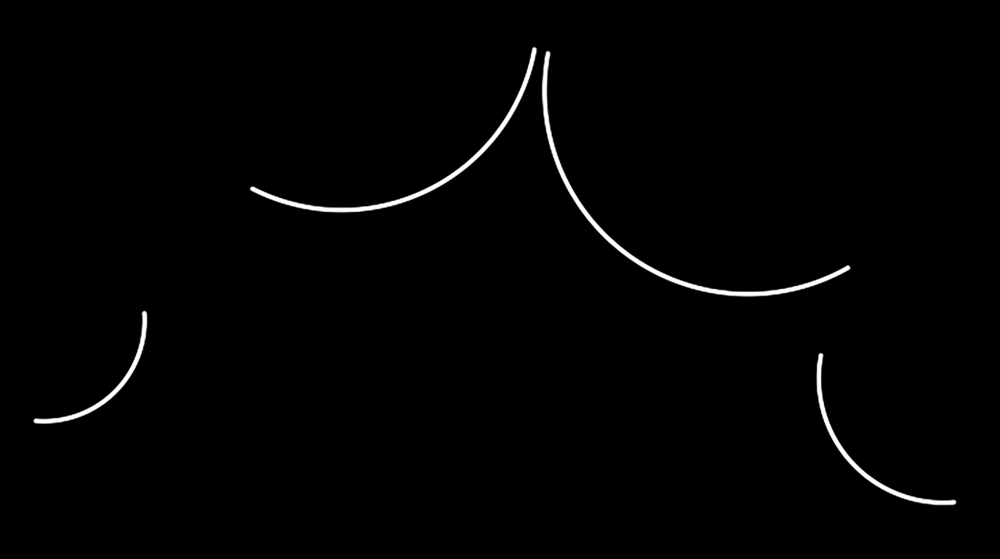
#> input picture code/visual/lidar/RPLIDAR-A1M8/Lidar_Nano/Test_Image/8.jpg, 2000 x 1117 px (shown at 1/2 size)
$ python -i CircleCatcher_HoughStaticSimple.py   (imports and definitions only)
#> lines starting #> are read from the running program, lines starting #| are printed output that depends on the picture; after the words box and inside, x2 and y2 are one past the last pixel; in counts of white or black regions, pixels touching at a corner belong together
#> further down, picture is the input picture: shape (1117, 2000, 3); min 0, max 255, mean 2.6
import cv2
import numpy as np
import serial  # python串口库
import serial.tools.list_ports
import time
import math
from skimage import morphology

# 图幅大小
img_xsize = 2400  # 一种可能更快的方式是不创建图，而是导入图。不清楚创建大背景图（本质是创建numpy数组）是不是很快。
img_ysize = 1200
# 绘点大小
point_r = 17  # 所绘制点的半径大小（重要参数，值得调整，是大还是小？其大小直接决定了精度上限）
# 串口参数
lidar_com_name = "/dev/ttyUSB0"  # 雷达模块串口号,字符串格式。换不同USB接口这个名称要改。
lidar_baudrate = 115200  # 根据对方波特率改或者让对方改成这个。
mpu_com_name = "/dev/ttyTHS1"
mpu_baudrate = 115200
# Hough参数（lagori大小：500mm、425mm、350mm、275mm 和200mm）（关键参数，认真调整）
MinDist = 110  # 两个圆直接的最短距离，两个lagori最近为100+137.5=237.5，设置了20左右裕量。
Param1 = 50  # 传递给 canny 边缘检测算子的高阀值，而低阀值为高阀值的一半。一般固定为50就行。
Param2 = 9  # 它越小，可以检测到更多的假圆。它越大，能通过检测的圆就更加接近完美的圆形。##————最核心—————##
MinRadius = 80  # 圆最小的半径，lagori最小半径为100，留有20裕量
MaxRadius = 270  # 圆最大的半径，lagori最大半径为250，留有20裕量
# 雷达扫描区域限制(限定好区域，可以进一步缩小图幅大小）
left_bound = 270
right_bound = 90
# 误差纠正参数（雷达距车中心距离，单位mm）
Ly = 1
Lx = 0


# 定义雷达控制类：雷达串口配置与连接、雷达启动/停止、测量角度/距离的函数。
class LidarControl(object):
    # 初始化雷达类时必须强制配置好雷达串口(包括串口号）
    # [49 lines left out: functions __init__, LidarSerial_Connect, not called in this run]

    # 关闭雷达串口
    def LidarSerial_Close(self):
        self.LidarCom.close()

    # 开启雷达扫描
    # [74 lines left out: functions LidarStart, LidarStop, LidarMeasure, not called in this run]


class ComCreator(serial.Serial):
    # 强制配置好串口(包括串口号）
    # [56 lines left out: functions __init__, Serial_Connect, Serial_Close, LidarInit, MpuComInit, not called in this run]


# 利用点云数据绘制小短线，用以尝试构造连贯的圆弧。
def DrawStub():
    pass


# 利用点云数据绘散点圆
# [9 lines left out: function DrawPoint, not called in this run]


# 骨架提取(保证输入图像连贯）
def Skeleton(img_sk):
    #  二值化
    _, binary = cv2.threshold(img_sk, 200, 255, cv2.THRESH_BINARY)
#> binary: shape (1117, 2000, 3); 0.87% white; 4 white regions, box (x1, y1, x2, y2) and area: (1085, 103, 1700, 592) 7230, (501, 95, 1072, 424) 5759, (1634, 707, 1912, 1009) 3611, (68, 623, 293, 847) 2740
    binary[binary == 255] = 1
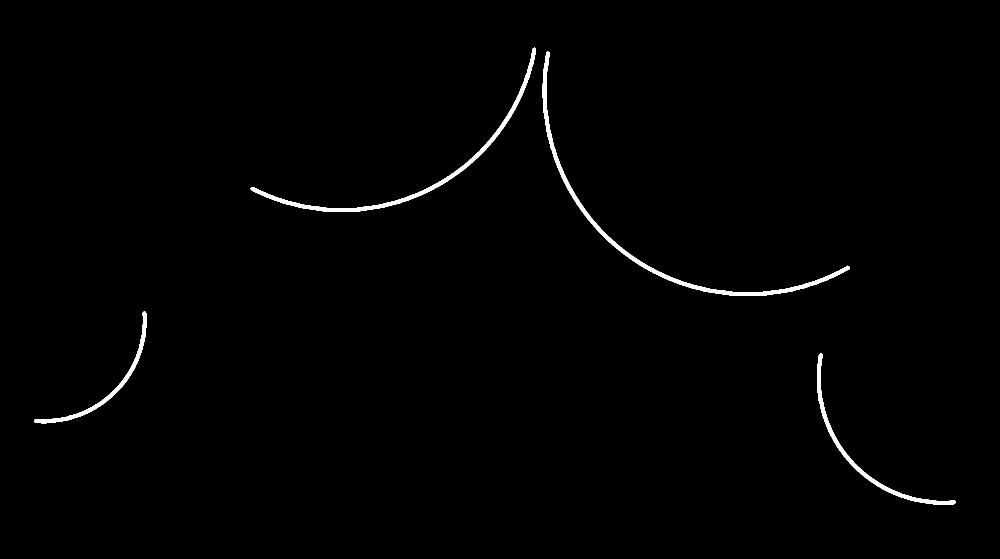
#> binary: shape (1117, 2000, 3) (shown at 1/2 size); values 0 (black) and 1 (white), 0.87% white; 4 white regions, box (x1, y1, x2, y2) and area: (1085, 103, 1700, 592) 7230, (501, 95, 1072, 424) 5759, (1634, 707, 1912, 1009) 3611, (68, 623, 293, 847) 2740
    # 骨架提取
    skeleton_in = morphology.skeletonize(binary)
    skeleton_in = skeleton_in.astype(np.uint8) * 255
    skeleton_in = cv2.morphologyEx(skeleton_in, cv2.MORPH_DILATE, (5, 5), iterations=10)
    # # 膨胀操作适当放大骨架。
    # skeleton_in = cv.dilate(skeleton_in, (5, 5))
    # 滤波平滑边缘
    skeleton_in = cv2.erode(skeleton_in, (3, 3))
    skeleton_in = cv2.medianBlur(skeleton_in, 7)
    # StdShowImage(skeleton_in, "DilateSkeleton")
    return skeleton_in


# 返回图中圆的坐标值及半径、圆的数量（用于单片机判断到底要取哪个位置的圆盘，同时方便其编程）
# [94 lines left out: functions FindCircle, DrawFitCircles, AngleCorrect_Rad, NearestCircle, StdShowImage, LidarSearching_Process, not called in this run]


"""主进程用以开启子进程"""
# [4 lines not run here, left out]

>>> import cv2
>>> picture = cv2.imread('Test_Image/8.jpg')
>>> result = Skeleton(picture)
